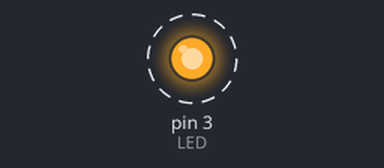
Bench run of a sketch on a simulated Arduino Uno, built with avr-gcc and run on an emulated ATmega328P. Shown: output pins drawn as LEDs (lit = HIGH). Dashed ring = blinking. Pins used as bus, display or sensor lines are not drawn.

Above: at 1.5 s.
Timing chart, 0 to 5.6 s (numbered marks = the images above):
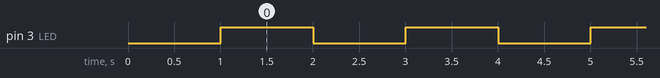

Measured:
- by itself, pin 3 (LED): alternates HIGH for 1.0 s and LOW for 1.0 s

The sketch:

buzzer_Simples.ino
```cpp
//constante para o pino da buzzer
#define pinoBuzzer 2

//constante do led
int LED = 3;

void setup() {
  Serial.begin(9600);


  //Modo do pino
  pinMode(pinoBuzzer, OUTPUT);
  pinMode(LED, OUTPUT);

  delay(1000);  // parada estrategica
}

void loop() {
  digitalWrite(pinoBuzzer, HIGH);  //Desliga o buzzer
  digitalWrite(LED, HIGH);
  delay(1000);
  noTone(pinoBuzzer);      //Desliga o buzzer
  digitalWrite(LED, LOW);  //apaga o LED

  delay(1000);
}
```
